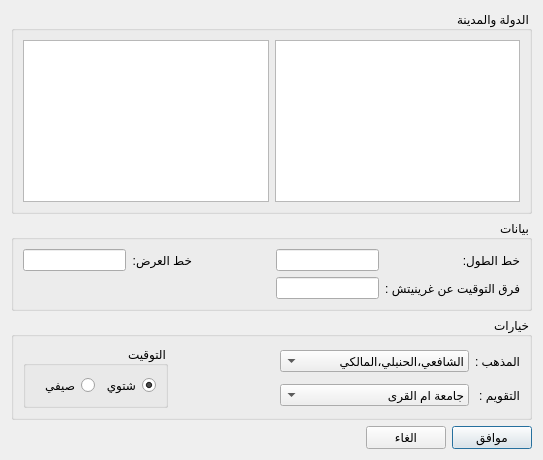
<?xml version="1.0" encoding="UTF-8"?>
<ui version="4.0">
 <class>PlaceDialog</class>
 <widget class="QDialog" name="PlaceDialog">
  <property name="geometry">
   <rect>
    <x>0</x>
    <y>0</y>
    <width>543</width>
    <height>460</height>
   </rect>
  </property>
  <property name="windowTitle">
   <string>اعدادات</string>
  </property>
  <property name="layoutDirection">
   <enum>Qt::RightToLeft</enum>
  </property>
  <property name="locale">
   <locale language="Arabic" country="SaudiArabia"/>
  </property>
  <layout class="QGridLayout" name="gridLayout_5">
   <item row="0" column="0">
    <widget class="QGroupBox" name="groupBox">
     <property name="title">
      <string>الدولة والمدينة</string>
     </property>
     <layout class="QGridLayout" name="gridLayout_3">
      <item row="0" column="0">
       <widget class="QListWidget" name="citiesListWidget">
        <property name="layoutDirection">
         <enum>Qt::LeftToRight</enum>
        </property>
       </widget>
      </item>
      <item row="0" column="1">
       <widget class="QListWidget" name="countriesListWidget">
        <property name="layoutDirection">
         <enum>Qt::LeftToRight</enum>
        </property>
       </widget>
      </item>
     </layout>
    </widget>
   </item>
   <item row="1" column="0">
    <widget class="QGroupBox" name="groupBox_4">
     <property name="title">
      <string>بيانات</string>
     </property>
     <layout class="QGridLayout" name="gridLayout_4">
      <item row="0" column="0">
       <widget class="QLabel" name="label_3">
        <property name="text">
         <string>خط الطول:</string>
        </property>
       </widget>
      </item>
      <item row="0" column="1">
       <widget class="QLineEdit" name="longitudeLineEdit">
        <property name="frame">
         <bool>true</bool>
        </property>
        <property name="readOnly">
         <bool>true</bool>
        </property>
       </widget>
      </item>
      <item row="0" column="2">
       <spacer name="horizontalSpacer_3">
        <property name="orientation">
         <enum>Qt::Horizontal</enum>
        </property>
        <property name="sizeHint" stdset="0">
         <size>
          <width>78</width>
          <height>20</height>
         </size>
        </property>
       </spacer>
      </item>
      <item row="0" column="3">
       <widget class="QLabel" name="label_4">
        <property name="text">
         <string>خط العرض:</string>
        </property>
       </widget>
      </item>
      <item row="0" column="4">
       <widget class="QLineEdit" name="latitudeLineEdit">
        <property name="readOnly">
         <bool>true</bool>
        </property>
       </widget>
      </item>
      <item row="1" column="0">
       <widget class="QLabel" name="label_5">
        <property name="text">
         <string>فرق التوقيت عن غرينيتش :</string>
        </property>
       </widget>
      </item>
      <item row="1" column="1">
       <widget class="QLineEdit" name="zoneLineEdit">
        <property name="readOnly">
         <bool>true</bool>
        </property>
       </widget>
      </item>
      <item row="1" column="2" colspan="3">
       <spacer name="horizontalSpacer_4">
        <property name="orientation">
         <enum>Qt::Horizontal</enum>
        </property>
        <property name="sizeHint" stdset="0">
         <size>
          <width>252</width>
          <height>20</height>
         </size>
        </property>
       </spacer>
      </item>
     </layout>
    </widget>
   </item>
   <item row="2" column="0">
    <widget class="QGroupBox" name="groupBox_2">
     <property name="title">
      <string>خيارات</string>
     </property>
     <layout class="QGridLayout" name="gridLayout_2">
      <item row="0" column="0">
       <widget class="QLabel" name="label">
        <property name="text">
         <string>المذهب :</string>
        </property>
       </widget>
      </item>
      <item row="0" column="1">
       <widget class="QComboBox" name="mazhabComboBox">
        <property name="sizePolicy">
         <sizepolicy hsizetype="Expanding" vsizetype="Fixed">
          <horstretch>0</horstretch>
          <verstretch>0</verstretch>
         </sizepolicy>
        </property>
        <item>
         <property name="text">
          <string>الشافعي،الحنبلي،المالكي</string>
         </property>
        </item>
        <item>
         <property name="text">
          <string>الحنفي</string>
         </property>
        </item>
       </widget>
      </item>
      <item row="0" column="2" rowspan="2">
       <spacer name="horizontalSpacer">
        <property name="orientation">
         <enum>Qt::Horizontal</enum>
        </property>
        <property name="sizeHint" stdset="0">
         <size>
          <width>149</width>
          <height>20</height>
         </size>
        </property>
       </spacer>
      </item>
      <item row="0" column="3" rowspan="2">
       <widget class="QGroupBox" name="groupBox_3">
        <property name="title">
         <string>التوقيت</string>
        </property>
        <layout class="QGridLayout" name="gridLayout">
         <item row="0" column="0">
          <widget class="QRadioButton" name="winterRadioButton">
           <property name="text">
            <string>شتوي</string>
           </property>
           <property name="checked">
            <bool>true</bool>
           </property>
          </widget>
         </item>
         <item row="0" column="1">
          <widget class="QRadioButton" name="summerRadioButton">
           <property name="text">
            <string> صيفي</string>
           </property>
          </widget>
         </item>
        </layout>
       </widget>
      </item>
      <item row="1" column="0">
       <widget class="QLabel" name="label_2">
        <property name="text">
         <string>التقويم :</string>
        </property>
       </widget>
      </item>
      <item row="1" column="1">
       <widget class="QComboBox" name="calenderComboBox">
        <property name="sizePolicy">
         <sizepolicy hsizetype="Expanding" vsizetype="Fixed">
          <horstretch>0</horstretch>
          <verstretch>0</verstretch>
         </sizepolicy>
        </property>
        <item>
         <property name="text">
          <string>جامعة ام القرى</string>
         </property>
        </item>
        <item>
         <property name="text">
          <string>الهيئة المصرية للمساحة</string>
         </property>
        </item>
        <item>
         <property name="text">
          <string>جامعة العلوم الاسلامية بكراتشي</string>
         </property>
        </item>
        <item>
         <property name="text">
          <string>الاتحاد الاسلامي بامريكا الشمالية</string>
         </property>
        </item>
        <item>
         <property name="text">
          <string>رابطة العالم الاسلامي</string>
         </property>
        </item>
       </widget>
      </item>
     </layout>
    </widget>
   </item>
   <item row="3" column="0">
    <layout class="QHBoxLayout" name="horizontalLayout">
     <item>
      <widget class="QPushButton" name="okButton">
       <property name="text">
        <string>موافق</string>
       </property>
       <property name="icon">
        <iconset resource="gui.qrc">
         <normaloff>:/images/ok.png</normaloff>:/images/ok.png</iconset>
       </property>
      </widget>
     </item>
     <item>
      <widget class="QPushButton" name="cancelButton">
       <property name="text">
        <string>الغاء</string>
       </property>
       <property name="icon">
        <iconset resource="gui.qrc">
         <normaloff>:/images/cancel.png</normaloff>:/images/cancel.png</iconset>
       </property>
      </widget>
     </item>
     <item>
      <spacer name="horizontalSpacer_2">
       <property name="orientation">
        <enum>Qt::Horizontal</enum>
       </property>
       <property name="sizeHint" stdset="0">
        <size>
         <width>348</width>
         <height>20</height>
        </size>
       </property>
      </spacer>
     </item>
    </layout>
   </item>
  </layout>
 </widget>
 <resources>
  <include location="gui.qrc"/>
 </resources>
 <connections/>
</ui>
